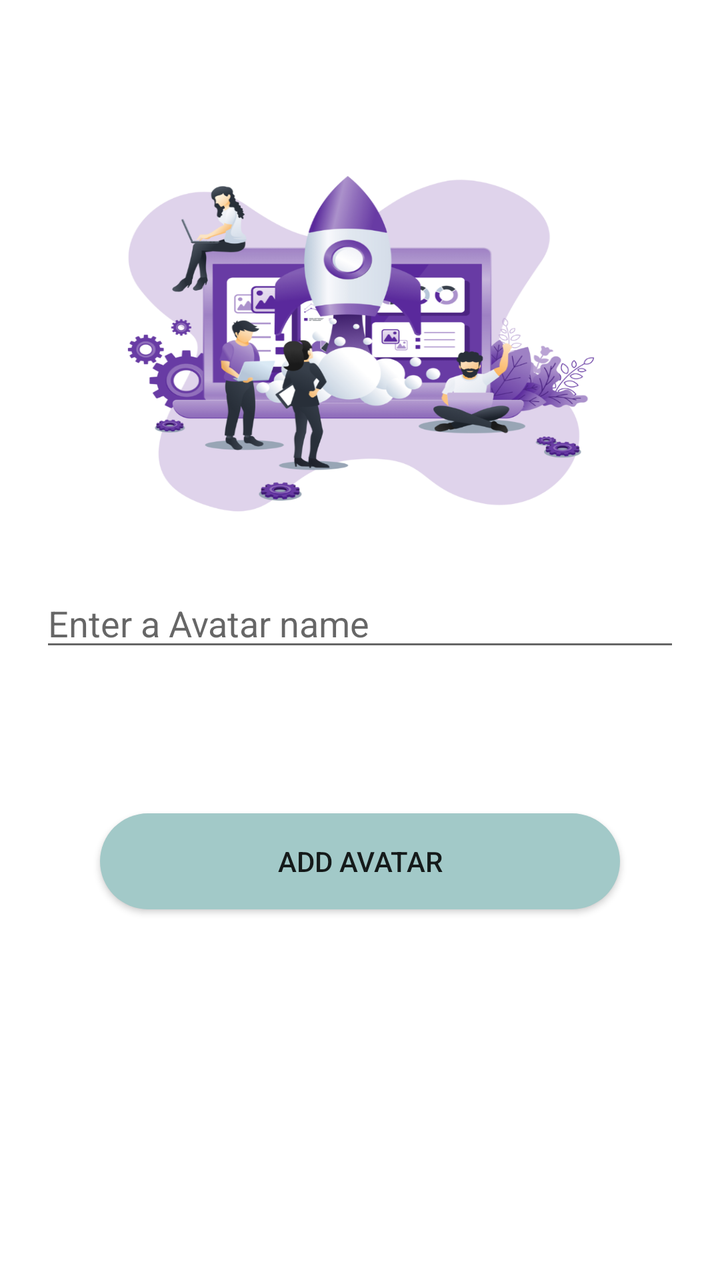
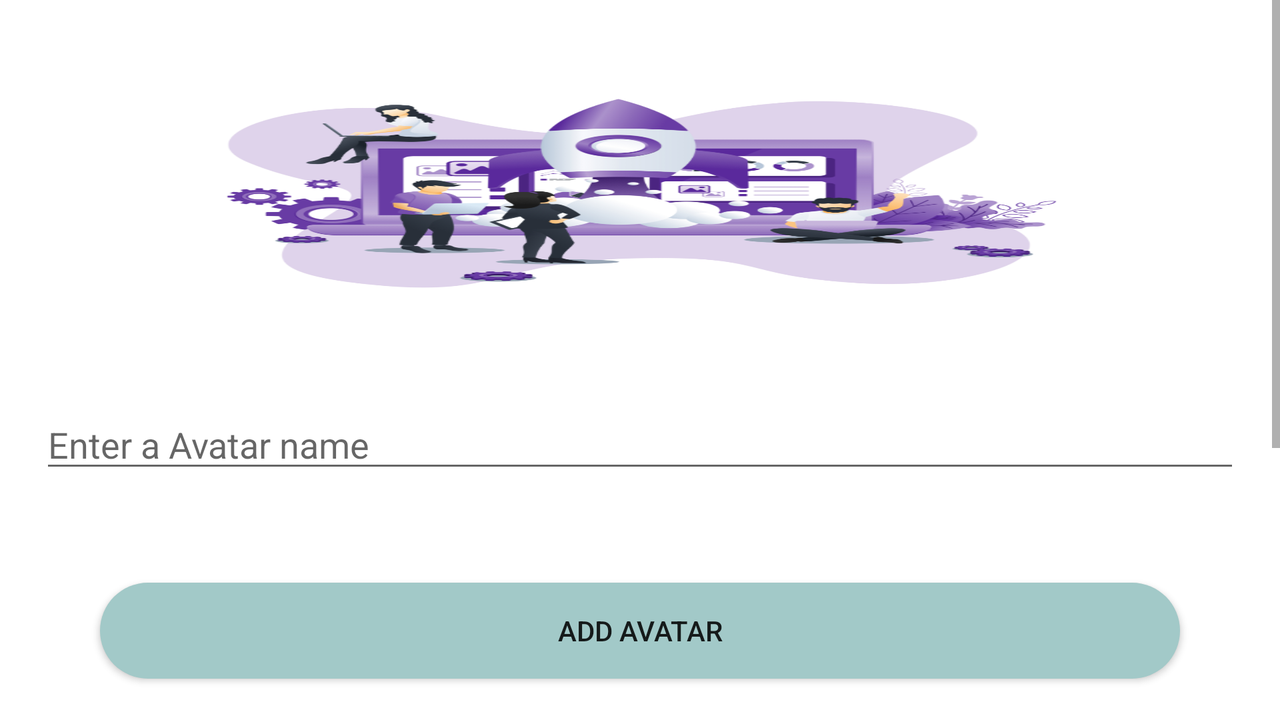

First picture: res/layout/ on a phone held upright. Second picture: the repository's own variant of that layout, on a device whose configuration matches the variant's folder. Source for both follows.
<!-- AndroidManifest.xml: application theme AppTheme -->
<!-- res/layout/activity_get_name.xml -->
<?xml version="1.0" encoding="utf-8"?>
<androidx.constraintlayout.widget.ConstraintLayout xmlns:android="http://schemas.android.com/apk/res/android"
    xmlns:app="http://schemas.android.com/apk/res-auto"
    xmlns:tools="http://schemas.android.com/tools"
    android:layout_width="match_parent"
    android:layout_height="match_parent"
    android:background="@drawable/login_screen"
    tools:context=".getName">

    <EditText
        android:id="@+id/etAVATARNAME"
        android:layout_width="0dp"
        android:layout_height="wrap_content"
        android:layout_marginStart="20dp"
        android:layout_marginTop="343dp"
        android:layout_marginEnd="20dp"
        android:layout_marginBottom="20dp"
        android:ems="10"
        android:hint="Enter a Avatar name"
        android:inputType="textPersonName"
        app:layout_constraintBottom_toTopOf="@+id/btnADDAVATAR"
        app:layout_constraintEnd_toEndOf="parent"
        app:layout_constraintStart_toStartOf="parent"
        app:layout_constraintTop_toTopOf="parent" />

    <Button
        android:id="@+id/btnADDAVATAR"
        android:layout_width="match_parent"
        android:layout_height="wrap_content"
        android:layout_marginStart="50dp"
        android:layout_marginTop="56dp"
        android:layout_marginEnd="50dp"
        android:layout_marginBottom="239dp"
        android:background="@drawable/cust_button"
        android:text="Add Avatar"
        app:layout_constraintBottom_toBottomOf="parent"
        app:layout_constraintEnd_toEndOf="parent"
        app:layout_constraintStart_toStartOf="parent"
        app:layout_constraintTop_toBottomOf="@+id/etAVATARNAME" />
</androidx.constraintlayout.widget.ConstraintLayout>
<!-- resources referenced by this layout -->
<resources>
  <!-- drawable cust_button (drawable) -->
  <?xml version="1.0" encoding="utf-8"?>
  <shape xmlns:android="http://schemas.android.com/apk/res/android">
      <corners android:radius="30dp"></corners>
      <solid android:color="#A2C9C8"/>
  </shape>
  <!-- drawable login_screen: png bitmap (drawable-hdpi, 103372 bytes) -->
  <style name="AppTheme" parent="Theme.AppCompat.Light.NoActionBar">
          
          <item name="colorPrimary">@color/colorPrimary</item>
          <item name="colorPrimaryDark">@color/colorPrimaryDark</item>
          <item name="colorAccent">@color/colorAccent</item>
      </style>
  <color name="colorPrimary">#6200EE</color>
  <color name="colorPrimaryDark">#B3A9A9</color>
  <color name="colorAccent">#03DAC5</color>
</resources>
<!-- res/layout-land/activity_get_name.xml (the repository's variant of the layout above) -->
<!-- drawn on the phone turned sideways -->
<?xml version="1.0" encoding="utf-8"?>
<LinearLayout xmlns:android="http://schemas.android.com/apk/res/android"
    xmlns:app="http://schemas.android.com/apk/res-auto"
    xmlns:tools="http://schemas.android.com/tools"
    android:layout_width="match_parent"
    android:layout_height="match_parent"
    android:background="@drawable/login_screen"
    tools:context=".getName">


    <ScrollView
        android:layout_width="match_parent"
        android:layout_height="match_parent"
        tools:layout_editor_absoluteX="1dp"
        tools:layout_editor_absoluteY="1dp">

        <androidx.constraintlayout.widget.ConstraintLayout
            android:layout_width="match_parent"
            android:layout_height="wrap_content"
            android:orientation="vertical" >



            <EditText
                android:id="@+id/etAVATARNAME"
                android:layout_width="0dp"
                android:layout_height="wrap_content"
                android:layout_marginStart="20dp"
                android:layout_marginTop="200dp"
                android:layout_marginEnd="20dp"
                android:layout_marginBottom="20dp"
                android:ems="10"
                android:hint="Enter a Avatar name"
                android:inputType="textPersonName"
                app:layout_constraintBottom_toTopOf="@+id/btnADDAVATAR"
                app:layout_constraintEnd_toEndOf="parent"
                app:layout_constraintStart_toStartOf="parent"
                app:layout_constraintTop_toTopOf="parent" />

            <Button
                android:id="@+id/btnADDAVATAR"
                android:layout_width="match_parent"
                android:layout_height="wrap_content"
                android:layout_marginStart="50dp"
                android:layout_marginTop="30dp"
                android:layout_marginEnd="50dp"
                android:layout_marginBottom="239dp"
                android:background="@drawable/cust_button"
                android:text="Add Avatar"
                app:layout_constraintBottom_toBottomOf="parent"
                app:layout_constraintEnd_toEndOf="parent"
                app:layout_constraintStart_toStartOf="parent"
                app:layout_constraintTop_toBottomOf="@+id/etAVATARNAME" />



        </androidx.constraintlayout.widget.ConstraintLayout>
    </ScrollView>
</LinearLayout>
